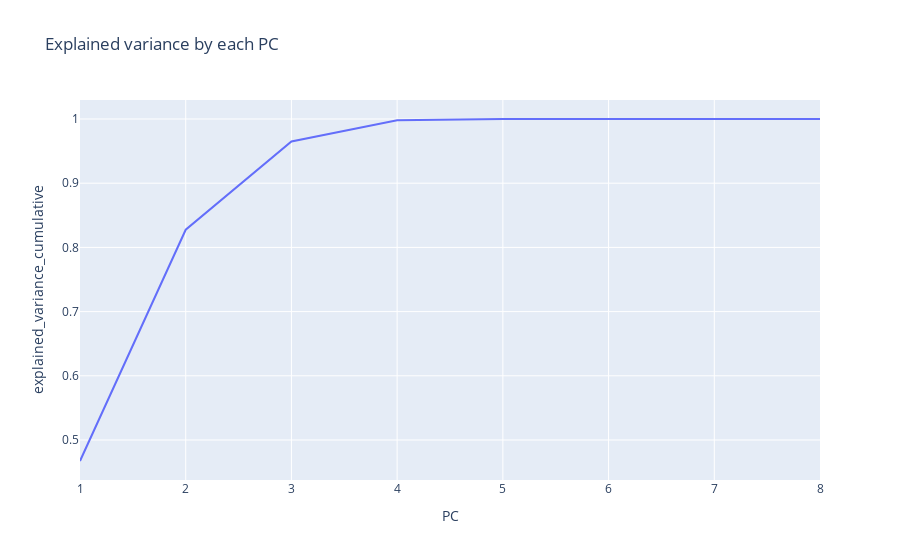

Notebook code cell kept with this figure:
### Code cell
pc = pca(
    copy=True,
    random_state=42
)

pc = pc.fit(X_train)

pc_var = pd.DataFrame(np.round(pc.explained_variance_ratio_ , 10) , columns=['explained_variance'])
pc_var['explained_variance_cumulative'] = pc_var['explained_variance'].cumsum()
pc_var['PC'] = pc_var.index + 1


fig = px.line(data_frame=pc_var , x = 'PC' , y = 'explained_variance_cumulative' , title = 'Explained variance by each PC')
fig.show()

### Figure 1 — Plotly figure (JSON) as saved in the notebook; plotly's stock layout.template omitted (floating-point values rounded to 4 significant figures)
{"data": [{"hovertemplate": "PC=%{x}<br>explained_variance_cumulative=%{y}<extra></extra>", "legendgroup": "", "line": {"color": "#636efa", "dash": "solid"}, "marker": {"symbol": "circle"}, "mode": "lines", "name": "", "orientation": "v", "showlegend": false, "type": "scatter", "x": [1, 2, 3, 4, 5, 6, 7, 8], "xaxis": "x", "y": [0.4673, 0.8276, 0.965, 0.9979, 0.9999, 1.0, 1.0, 1], "yaxis": "y"}], "layout": {"legend": {"tracegroupgap": 0}, "title": {"text": "Explained variance by each PC"}, "xaxis": {"anchor": "y", "domain": [0, 1], "title": {"text": "PC"}}, "yaxis": {"anchor": "x", "domain": [0, 1], "title": {"text": "explained_variance_cumulative"}}}}
